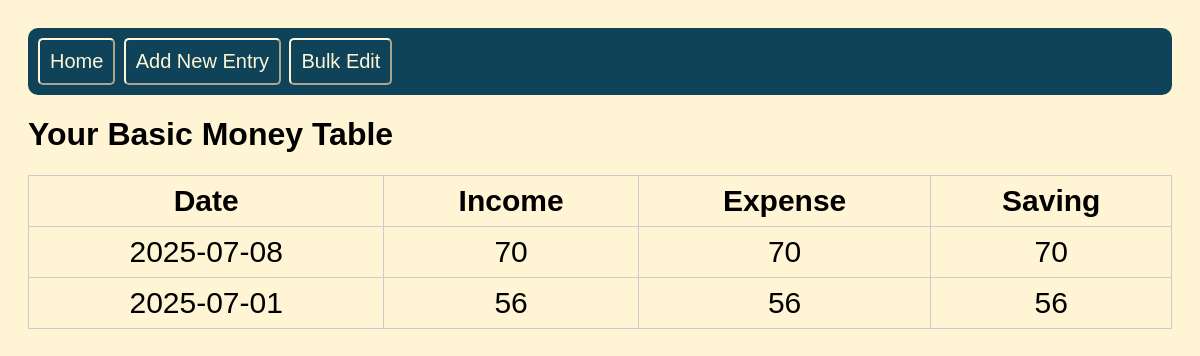
/, run on an earlier commit of the app's database.
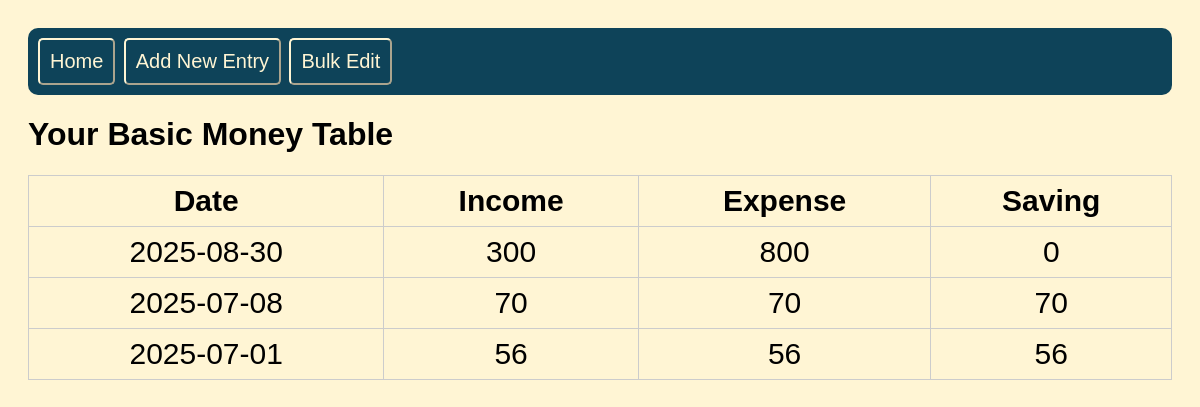
And on a later commit of the database.
### tables this page shows
CREATE TABLE data (
    date TEXT PRIMARY KEY,
    income INTEGER NOT NULL,
    expense INTEGER NOT NULL,
    saving INTEGER NOT NULL
);

### app.py (the view)
@app.route("/")
def index():
    data = database.show_data()
    return render_template("index.html", data=data)

### database.py (called while the page is built)
def show_data():
    conn=sqlite3.connect(db_path)
    cursor=conn.cursor()
    cursor.execute("SELECT * FROM data ORDER BY date DESC")
    rows = cursor.fetchall()
    conn.close()
    return rows

### templates/index.html (shortened to what this page needs)
<!DOCTYPE html>
<html>
<head>
    <link rel="stylesheet" href="{{ url_for('static', filename='styles.css') }}">
</head>
<nav>
    <a href = "{{url_for('index')}}">
        <button>Home</button>
    </a>
    <a href="{{ url_for('add_form') }}">
        <button>Add New Entry</button>
    </a>
    <a href ="{{ url_for('bulk_edit_form') }}">
        <button>Bulk Edit</button>
    </a>
</nav>
<body>
    <h1> Your Basic Money Table</h1>
    <table>
        <tr>
            <th>Date</th>
            <th>Income</th>
            <th>Expense</th>
            <th>Saving</th>
        </tr>
        {% for row in data %}
        <tr>
            <td>{{ row[0] }}</td>
            <td>{{ row[1] }}</td>
            <td>{{ row[2] }}</td>
            <td>{{ row[3] }}</td>
        </tr>
        {% endfor %}
    </table>
</body>
</html>

What changed in the data, as far as the page shows it:
added data: date "2025-08-30", income "300", expense "800", saving "0"
